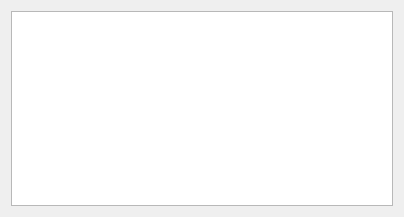
<?xml version="1.0" encoding="UTF-8"?>
<ui version="4.0">
 <class>Widget</class>
 <widget class="QWidget" name="Widget">
  <property name="geometry">
   <rect>
    <x>0</x>
    <y>0</y>
    <width>404</width>
    <height>217</height>
   </rect>
  </property>
  <property name="windowTitle">
   <string>Widget</string>
  </property>
  <layout class="QGridLayout" name="gridLayout">
   <item row="0" column="0">
    <widget class="QTextEdit" name="textEdit">
     <property name="readOnly">
      <bool>true</bool>
     </property>
    </widget>
   </item>
  </layout>
 </widget>
 <layoutdefault spacing="6" margin="11"/>
 <resources/>
 <connections/>
</ui>
